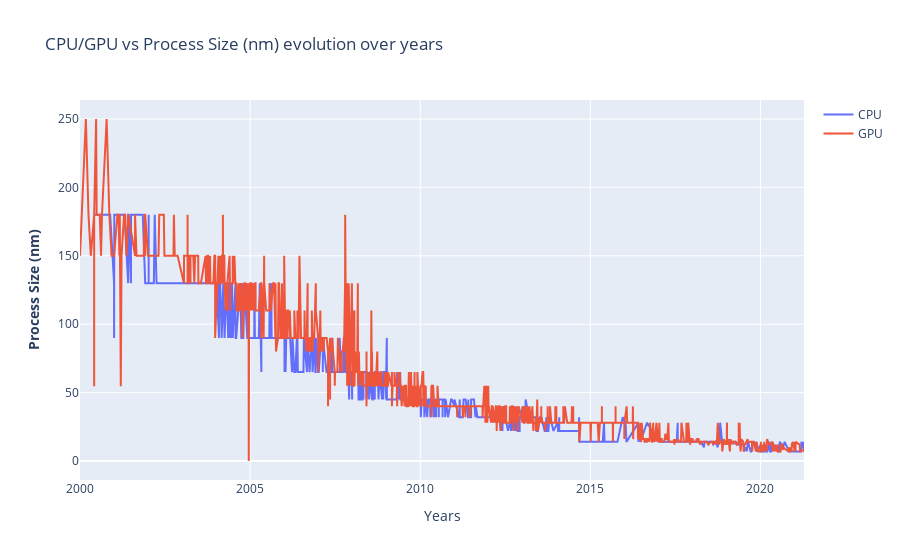

Notebook cell for this chart:
### Markdown cell above
### Análise - Proccess Size

### Code cell
fig = make_subplots()

# Add traces
fig.add_trace(
    go.Scatter(x= df_cpu.index, y=df_cpu["Process Size (nm)"] ,name= "CPU")
)

fig.add_trace(
    go.Scatter(x= df_gpu.index,y= df_gpu["Process Size (nm)"], name= "GPU")
)

# Add figure title
fig.update_layout(
    title_text="CPU/GPU vs Process Size (nm) evolution over years"
)

# Set x-axis title
fig.update_xaxes(title_text="Years")

# Set y-axes titles
fig.update_yaxes(title_text="<b>Process Size (nm)</b>", secondary_y=False)

fig.show()

### Figure 1 — Plotly figure (JSON) as saved in the notebook; plotly's stock layout.template omitted (floating-point values rounded to 4 significant figures; data arrays with more than 128 entries replaced by an {"elided": "..."} marker saying what was removed)
{"data": [{"name": "CPU", "type": "scatter", "x": {"elided": "2136 str values"}, "y": {"elided": "2136 int values"}}, {"name": "GPU", "type": "scatter", "x": {"elided": "2609 str values"}, "y": {"elided": "2609 float values"}}], "layout": {"title": {"text": "CPU/GPU vs Process Size (nm) evolution over years"}, "xaxis": {"anchor": "y", "domain": [0, 1], "title": {"text": "Years"}}, "yaxis": {"anchor": "x", "domain": [0, 1], "title": {"text": "<b>Process Size (nm)</b>"}}}}
